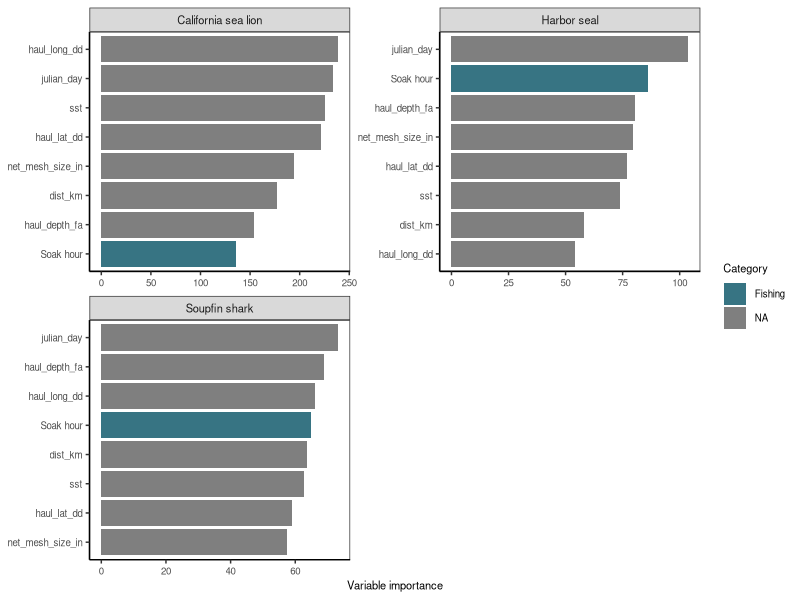

Source code (R): (Note: this script raises an error after producing the figure.)

# Clear workspace
rm(list = ls())

# Setup
################################################################################

# Packages
library(tidyverse)

# Directories
plotdir <- "figures"

# read in data

data <- read_csv("model_result/variable_importance.csv")

# Format data 

data <- data %>%
  mutate(variable = recode_factor(variable, 
                                  "yday"="Julian day",      
                                  "sst_c"="Temperature",             
                                  "lat_dd"="Latitude",
                                  "long_dd" = "Longitude",
                                  "mesh_size_in"="Mesh size",
                                  "shore_km"="Shore distance",
                                  "depth_fa"="Depth",    
                                  "soak_hr"="Soak hour",
                                  "island_yn_X1" = "Island area?")) %>%
  mutate(category = case_when(variable %in% c("Mesh size", "Soak hour")~"Fishing",
                              variable %in% c("Latitude", "Longitude","Depth", "Shore distance", "Island area?")~"Space",
                              variable %in% c("Julian day")~"Time",
                              variable%in% c("Temperature")~"Environment"))

# Plot data
################################################################################

# Theme
base_theme <-  theme(axis.text=element_text(size=7),
                     axis.title=element_text(size=8),
                     legend.text=element_text(size=7),
                     legend.title=element_text(size=8),
                     strip.text=element_text(size=8),
                     # Gridlines
                     panel.grid.major = element_blank(), 
                     panel.grid.minor = element_blank(),
                     panel.background = element_blank(), 
                     axis.line = element_line(colour = "black"),
                     # Legend
                     legend.background = element_rect(fill=alpha('blue', 0)))

# set species color
category_color <- c("Space" = "#B83945", "Environment" = "#4F845C", "Time" = "#E3E457", "Fishing" = "#377483")

# Plot
g <- ggplot(data, aes(x=importance, 
                      y=tidytext::reorder_within(variable, importance, species),
                      fill = category)) +
  facet_wrap(~species, ncol=2, scales="free") +
  geom_bar(stat="identity") +
  scale_fill_manual(name = "Category", values = category_color) +
  # Labels
  labs(x="Variable importance", y="Variables") +
  tidytext::scale_y_reordered() +
  # Theme
  theme_bw() + base_theme +
  theme(axis.title.y=element_blank())
g

# Export
ggsave(g, filename=file.path(plotdir, "Fig4_variable_importance.png"), 
       width=5.5, height=4, units="in", dpi=600)
